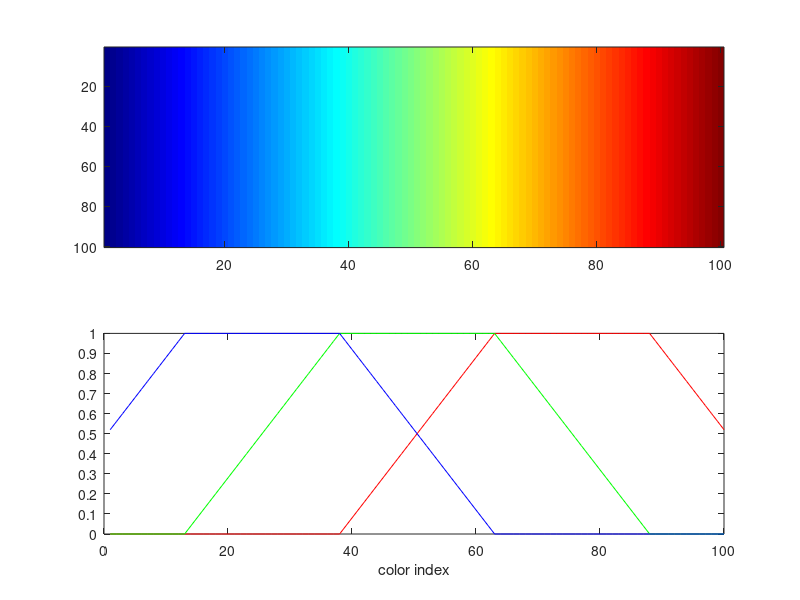
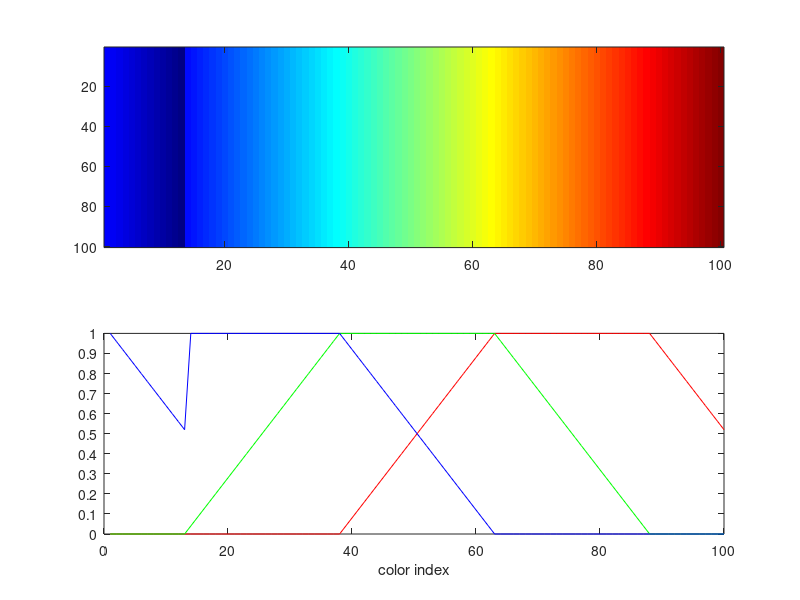

These figures' MATLAB source, in order:
%# sample image mapped to Jet colormap
I = repmat(1:100, 100, 1);
C = jet(100);

figure
subplot(211), imagesc(I), colormap(C)
subplot(212), rgbplot(C)

%# shuffle colors
C = C(randperm(100), :);

%# rearrage according to HSV colorspace
C = rgb2hsv(C);
C = sortrows(C, [-1 -3 2]);  %# sort first by Hue, then by value
C = hsv2rgb(C);

figure
subplot(211), imagesc(I), colormap(C)
subplot(212), rgbplot(C)